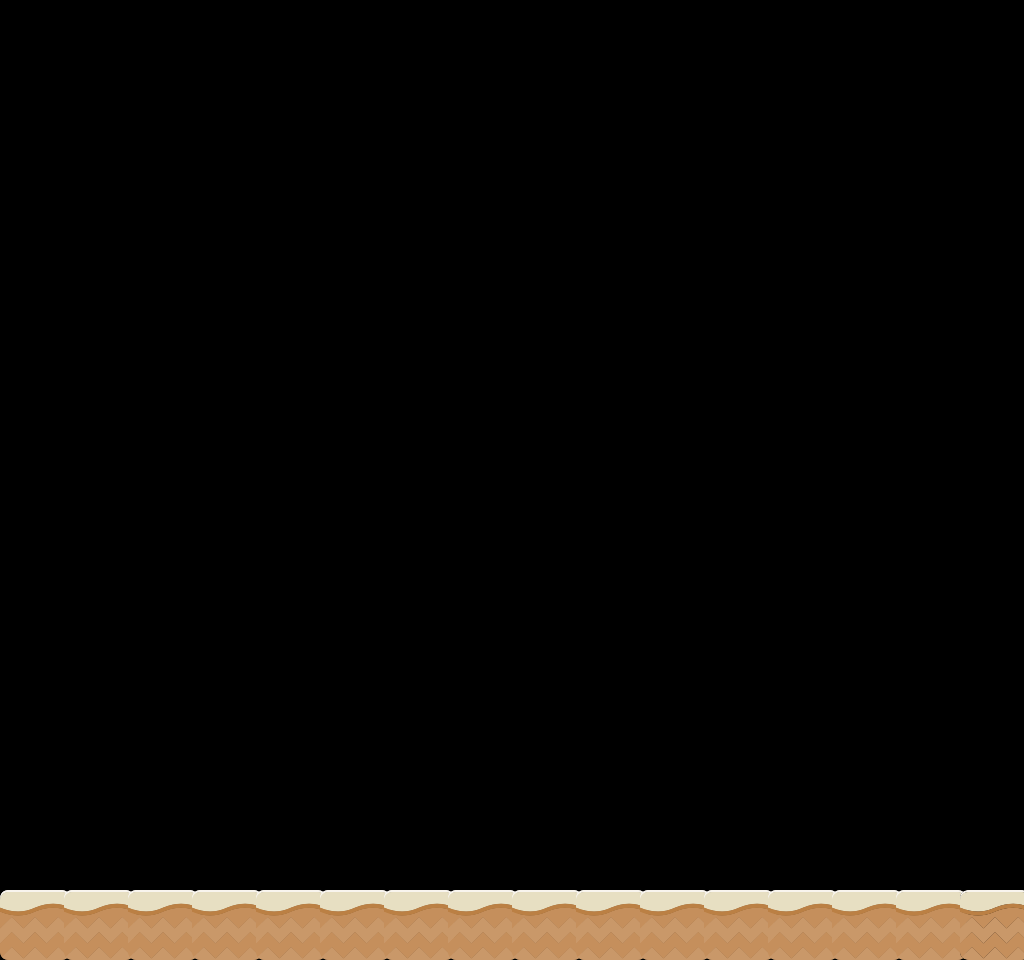

A level layout from a 2D game, rendered from its tile map. Below: a short description, then the map file with its tile-grid data intact:
An orthogonal 32x30 tile map with 32x32 px tiles, 1 tile layer (Tile Layer 1) and 4 objects (mainPlayer).

<map version="1.10" tiledversion="1.10.1" orientation="orthogonal" renderorder="right-down" width="32" height="30" tilewidth="32" tileheight="32" infinite="0" nextlayerid="4" nextobjectid="1">
 <tileset firstgid="1" source="tileset.tsx" />
 <objectgroup color="#00ff00" id="5" name="Player">
  <object id="37" name="mainPlayer" x="500" y="800" width="35" height="88" />
 </objectgroup>
 <objectgroup id="10" name="Collision" locked="1">
  <object id="7" x="0" y="890" width="1121" height="70" />
  <object id="15" x="0" y="981">
   <polyline points="0,0 0,-630" />
  </object>
  <object id="23" x="1030" y="630">
   <polyline points="0.08,420 -4.18,-320" />
  </object>
 </objectgroup>
 <layer id="1" name="Tile Layer 1" width="32" height="30">
  <data encoding="csv">
0,0,0,0,0,0,0,0,0,0,0,0,0,0,0,0,0,0,0,0,0,0,0,0,0,0,0,0,0,0,0,0,
0,0,0,0,0,0,0,0,0,0,0,0,0,0,0,0,0,0,0,0,0,0,0,0,0,0,0,0,0,0,0,0,
0,0,0,0,0,0,0,0,0,0,0,0,0,0,0,0,0,0,0,0,0,0,0,0,0,0,0,0,0,0,0,0,
0,0,0,0,0,0,0,0,0,0,0,0,0,0,0,0,0,0,0,0,0,0,0,0,0,0,0,0,0,0,0,0,
0,0,0,0,0,0,0,0,0,0,0,0,0,0,0,0,0,0,0,0,0,0,0,0,0,0,0,0,0,0,0,0,
0,0,0,0,0,0,0,0,0,0,0,0,0,0,0,0,0,0,0,0,0,0,0,0,0,0,0,0,0,0,0,0,
0,0,0,0,0,0,0,0,0,0,0,0,0,0,0,0,0,0,0,0,0,0,0,0,0,0,0,0,0,0,0,0,
0,0,0,0,0,0,0,0,0,0,0,0,0,0,0,0,0,0,0,0,0,0,0,0,0,0,0,0,0,0,0,0,
0,0,0,0,0,0,0,0,0,0,0,0,0,0,0,0,0,0,0,0,0,0,0,0,0,0,0,0,0,0,0,0,
0,0,0,0,0,0,0,0,0,0,0,0,0,0,0,0,0,0,0,0,0,0,0,0,0,0,0,0,0,0,0,0,
0,0,0,0,0,0,0,0,0,0,0,0,0,0,0,0,0,0,0,0,0,0,0,0,0,0,0,0,0,0,0,0,
0,0,0,0,0,0,0,0,0,0,0,0,0,0,0,0,0,0,0,0,0,0,0,0,0,0,0,0,0,0,0,0,
0,0,0,0,0,0,0,0,0,0,0,0,0,0,0,0,0,0,0,0,0,0,0,0,0,0,0,0,0,0,0,0,
0,0,0,0,0,0,0,0,0,0,0,0,0,0,0,0,0,0,0,0,0,0,0,0,0,0,0,0,0,0,0,0,
0,0,0,0,0,0,0,0,0,0,0,0,0,0,0,0,0,0,0,0,0,0,0,0,0,0,0,0,0,0,0,0,
0,0,0,0,0,0,0,0,0,0,0,0,0,0,0,0,0,0,0,0,0,0,0,0,0,0,0,0,0,0,0,0,
0,0,0,0,0,0,0,0,0,0,0,0,0,0,0,0,0,0,0,0,0,0,0,0,0,0,0,0,0,0,0,0,
0,0,0,0,0,0,0,0,0,0,0,0,0,0,0,0,0,0,0,0,0,0,0,0,0,0,0,0,0,0,0,0,
0,0,0,0,0,0,0,0,0,0,0,0,0,0,0,0,0,0,0,0,0,0,0,0,0,0,0,0,0,0,0,0,
0,0,0,0,0,0,0,0,0,0,0,0,0,0,0,0,0,0,0,0,0,0,0,0,0,0,0,0,0,0,0,0,
0,0,0,0,0,0,0,0,0,0,0,0,0,0,0,0,0,0,0,0,0,0,0,0,0,0,0,0,0,0,0,0,
0,0,0,0,0,0,0,0,0,0,0,0,0,0,0,0,0,0,0,0,0,0,0,0,0,0,0,0,0,0,0,0,
0,0,0,0,0,0,0,0,0,0,0,0,0,0,0,0,0,0,0,0,0,0,0,0,0,0,0,0,0,0,0,0,
0,0,0,0,0,0,0,0,0,0,0,0,0,0,0,0,0,0,0,0,0,0,0,0,0,0,0,0,0,0,0,0,
0,0,0,0,0,0,0,0,0,0,0,0,0,0,0,0,0,0,0,0,0,0,0,0,0,0,0,0,0,0,0,0,
0,0,0,0,0,0,0,0,0,0,0,0,0,0,0,0,0,0,0,0,0,0,0,0,0,0,0,0,0,0,0,0,
0,0,0,0,0,0,0,0,0,0,0,0,0,0,0,0,0,0,0,0,0,0,0,0,0,0,0,0,0,0,0,0,
0,0,0,0,0,0,0,0,0,0,0,0,0,0,0,0,0,0,0,0,0,0,0,0,0,0,0,0,0,0,0,0,
0,0,0,0,0,0,0,0,0,0,0,0,0,0,0,0,0,0,0,0,0,0,0,0,0,0,0,0,0,0,0,0,
1,0,1,0,1,0,1,0,1,0,1,0,1,0,1,0,1,0,1,0,1,0,1,0,1,0,1,0,1,0,1,0
</data>
 </layer>
 <objectgroup id="3" name="player" />
</map>
